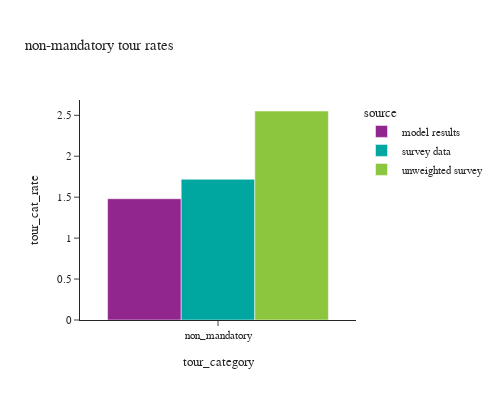

Notebook source saved alongside this figure:
### Markdown cell above
## non-mandatory tours per person

### Code cell
df_plot = non_m_tour_data.\
    groupby(['source','tour_category'])[['tour_weight']].sum().reset_index(). \
    merge(df_person_count, how='left', on='source')
df_plot['tour_cat_rate'] = df_plot['tour_weight']/df_plot['person_weight']

fig = px.bar(df_plot, x="tour_category", y="tour_cat_rate", color="source",barmode="group",
             title="non-mandatory tour rates")
fig.update_layout(height=400, width=500, font=dict(size=11))
fig.show()

### Figure 1 — Plotly figure (JSON) as saved in the notebook; plotly's stock layout.template omitted (floating-point values rounded to 4 significant figures)
{"data": [{"alignmentgroup": "True", "hovertemplate": "source=model results<br>tour_category=%{x}<br>tour_cat_rate=%{y}<extra></extra>", "legendgroup": "model results", "marker": {"color": "#91268F", "pattern": {"shape": ""}}, "name": "model results", "offsetgroup": "model results", "orientation": "v", "showlegend": true, "textposition": "auto", "type": "bar", "x": ["non_mandatory"], "xaxis": "x", "y": [1.481], "yaxis": "y"}, {"alignmentgroup": "True", "hovertemplate": "source=survey data<br>tour_category=%{x}<br>tour_cat_rate=%{y}<extra></extra>", "legendgroup": "survey data", "marker": {"color": "#00A7A0", "pattern": {"shape": ""}}, "name": "survey data", "offsetgroup": "survey data", "orientation": "v", "showlegend": true, "textposition": "auto", "type": "bar", "x": ["non_mandatory"], "xaxis": "x", "y": [1.718], "yaxis": "y"}, {"alignmentgroup": "True", "hovertemplate": "source=unweighted survey<br>tour_category=%{x}<br>tour_cat_rate=%{y}<extra></extra>", "legendgroup": "unweighted survey", "marker": {"color": "#8CC63E", "pattern": {"shape": ""}}, "name": "unweighted survey", "offsetgroup": "unweighted survey", "orientation": "v", "showlegend": true, "textposition": "auto", "type": "bar", "x": ["non_mandatory"], "xaxis": "x", "y": [2.553], "yaxis": "y"}], "layout": {"barmode": "group", "font": {"size": 11}, "height": 400, "legend": {"title": {"text": "source"}, "tracegroupgap": 0}, "title": {"text": "non-mandatory tour rates"}, "width": 500, "xaxis": {"anchor": "y", "domain": [0.0, 1.0], "title": {"text": "tour_category"}}, "yaxis": {"anchor": "x", "domain": [0.0, 1.0], "title": {"text": "tour_cat_rate"}}}}
